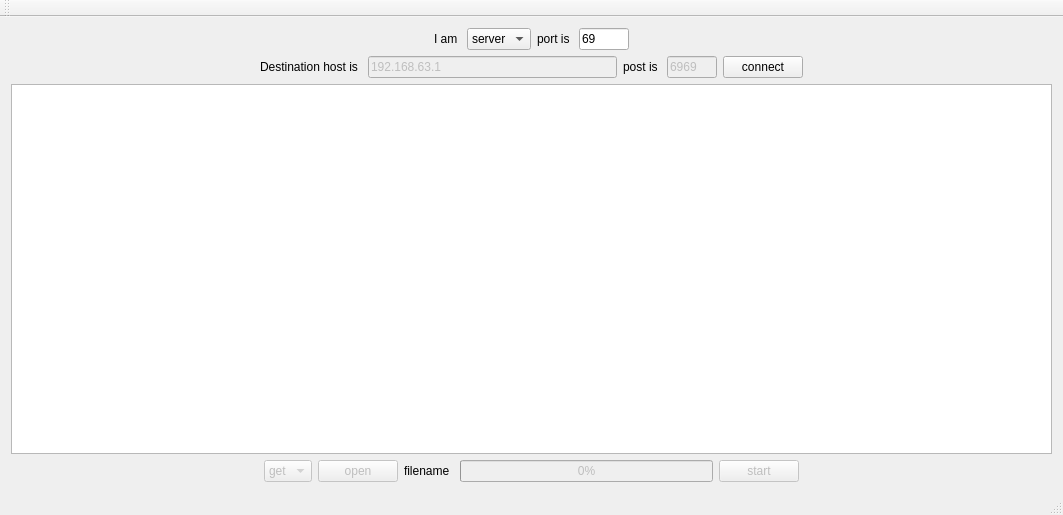
<?xml version="1.0" encoding="UTF-8"?>
<ui version="4.0">
 <class>MainWindow</class>
 <widget class="QMainWindow" name="MainWindow">
  <property name="geometry">
   <rect>
    <x>0</x>
    <y>0</y>
    <width>1063</width>
    <height>515</height>
   </rect>
  </property>
  <property name="windowTitle">
   <string>MainWindow</string>
  </property>
  <widget class="QWidget" name="centralWidget">
   <layout class="QVBoxLayout" name="verticalLayout_2">
    <item>
     <layout class="QHBoxLayout" name="horizontalLayout_3">
      <item>
       <spacer name="horizontalSpacer_6">
        <property name="orientation">
         <enum>Qt::Horizontal</enum>
        </property>
        <property name="sizeHint" stdset="0">
         <size>
          <width>40</width>
          <height>20</height>
         </size>
        </property>
       </spacer>
      </item>
      <item>
       <widget class="QLabel" name="label">
        <property name="text">
         <string>I am </string>
        </property>
       </widget>
      </item>
      <item>
       <widget class="QComboBox" name="comboBox_server">
        <item>
         <property name="text">
          <string>server</string>
         </property>
        </item>
        <item>
         <property name="text">
          <string>client</string>
         </property>
        </item>
       </widget>
      </item>
      <item>
       <widget class="QLabel" name="label_2">
        <property name="text">
         <string>port is </string>
        </property>
       </widget>
      </item>
      <item>
       <widget class="QLineEdit" name="lineEdit_localPort">
        <property name="enabled">
         <bool>true</bool>
        </property>
        <property name="minimumSize">
         <size>
          <width>0</width>
          <height>0</height>
         </size>
        </property>
        <property name="maximumSize">
         <size>
          <width>50</width>
          <height>16777215</height>
         </size>
        </property>
        <property name="sizeIncrement">
         <size>
          <width>0</width>
          <height>0</height>
         </size>
        </property>
        <property name="baseSize">
         <size>
          <width>0</width>
          <height>0</height>
         </size>
        </property>
        <property name="text">
         <string>69</string>
        </property>
       </widget>
      </item>
      <item>
       <spacer name="horizontalSpacer_5">
        <property name="orientation">
         <enum>Qt::Horizontal</enum>
        </property>
        <property name="sizeHint" stdset="0">
         <size>
          <width>40</width>
          <height>20</height>
         </size>
        </property>
       </spacer>
      </item>
     </layout>
    </item>
    <item>
     <layout class="QHBoxLayout" name="horizontalLayout_2">
      <item>
       <spacer name="horizontalSpacer_3">
        <property name="orientation">
         <enum>Qt::Horizontal</enum>
        </property>
        <property name="sizeHint" stdset="0">
         <size>
          <width>40</width>
          <height>20</height>
         </size>
        </property>
       </spacer>
      </item>
      <item>
       <widget class="QLabel" name="label_3">
        <property name="text">
         <string>Destination host is </string>
        </property>
       </widget>
      </item>
      <item>
       <widget class="QLineEdit" name="lineEdit_remoteHost">
        <property name="enabled">
         <bool>false</bool>
        </property>
        <property name="text">
         <string>192.168.63.1</string>
        </property>
       </widget>
      </item>
      <item>
       <widget class="QLabel" name="label_4">
        <property name="text">
         <string>post is </string>
        </property>
       </widget>
      </item>
      <item>
       <widget class="QLineEdit" name="lineEdit_remotePort">
        <property name="enabled">
         <bool>false</bool>
        </property>
        <property name="maximumSize">
         <size>
          <width>50</width>
          <height>16777215</height>
         </size>
        </property>
        <property name="text">
         <string>6969</string>
        </property>
       </widget>
      </item>
      <item>
       <widget class="QPushButton" name="pushButton_connect">
        <property name="enabled">
         <bool>true</bool>
        </property>
        <property name="text">
         <string>connect</string>
        </property>
       </widget>
      </item>
      <item>
       <spacer name="horizontalSpacer_4">
        <property name="orientation">
         <enum>Qt::Horizontal</enum>
        </property>
        <property name="sizeHint" stdset="0">
         <size>
          <width>40</width>
          <height>20</height>
         </size>
        </property>
       </spacer>
      </item>
     </layout>
    </item>
    <item>
     <widget class="QListWidget" name="listWidget"/>
    </item>
    <item>
     <layout class="QHBoxLayout" name="horizontalLayout">
      <item>
       <spacer name="horizontalSpacer">
        <property name="orientation">
         <enum>Qt::Horizontal</enum>
        </property>
        <property name="sizeHint" stdset="0">
         <size>
          <width>40</width>
          <height>20</height>
         </size>
        </property>
       </spacer>
      </item>
      <item>
       <widget class="QComboBox" name="comboBox_wrrq">
        <property name="enabled">
         <bool>false</bool>
        </property>
        <item>
         <property name="text">
          <string>get</string>
         </property>
        </item>
        <item>
         <property name="text">
          <string>put</string>
         </property>
        </item>
       </widget>
      </item>
      <item>
       <widget class="QPushButton" name="pushButton_filename">
        <property name="enabled">
         <bool>false</bool>
        </property>
        <property name="text">
         <string>open</string>
        </property>
       </widget>
      </item>
      <item>
       <widget class="QLabel" name="label_filename">
        <property name="enabled">
         <bool>true</bool>
        </property>
        <property name="minimumSize">
         <size>
          <width>50</width>
          <height>0</height>
         </size>
        </property>
        <property name="text">
         <string>filename</string>
        </property>
       </widget>
      </item>
      <item>
       <widget class="QProgressBar" name="progressBar">
        <property name="enabled">
         <bool>false</bool>
        </property>
        <property name="maximum">
         <number>100</number>
        </property>
        <property name="value">
         <number>0</number>
        </property>
       </widget>
      </item>
      <item>
       <widget class="QPushButton" name="pushButton_start">
        <property name="enabled">
         <bool>false</bool>
        </property>
        <property name="text">
         <string>start</string>
        </property>
       </widget>
      </item>
      <item>
       <spacer name="horizontalSpacer_2">
        <property name="orientation">
         <enum>Qt::Horizontal</enum>
        </property>
        <property name="sizeHint" stdset="0">
         <size>
          <width>40</width>
          <height>20</height>
         </size>
        </property>
       </spacer>
      </item>
     </layout>
    </item>
   </layout>
  </widget>
  <widget class="QMenuBar" name="menuBar">
   <property name="geometry">
    <rect>
     <x>0</x>
     <y>0</y>
     <width>1063</width>
     <height>31</height>
    </rect>
   </property>
  </widget>
  <widget class="QToolBar" name="mainToolBar">
   <attribute name="toolBarArea">
    <enum>TopToolBarArea</enum>
   </attribute>
   <attribute name="toolBarBreak">
    <bool>false</bool>
   </attribute>
  </widget>
  <widget class="QStatusBar" name="statusBar"/>
 </widget>
 <layoutdefault spacing="6" margin="11"/>
 <resources/>
 <connections/>
</ui>
